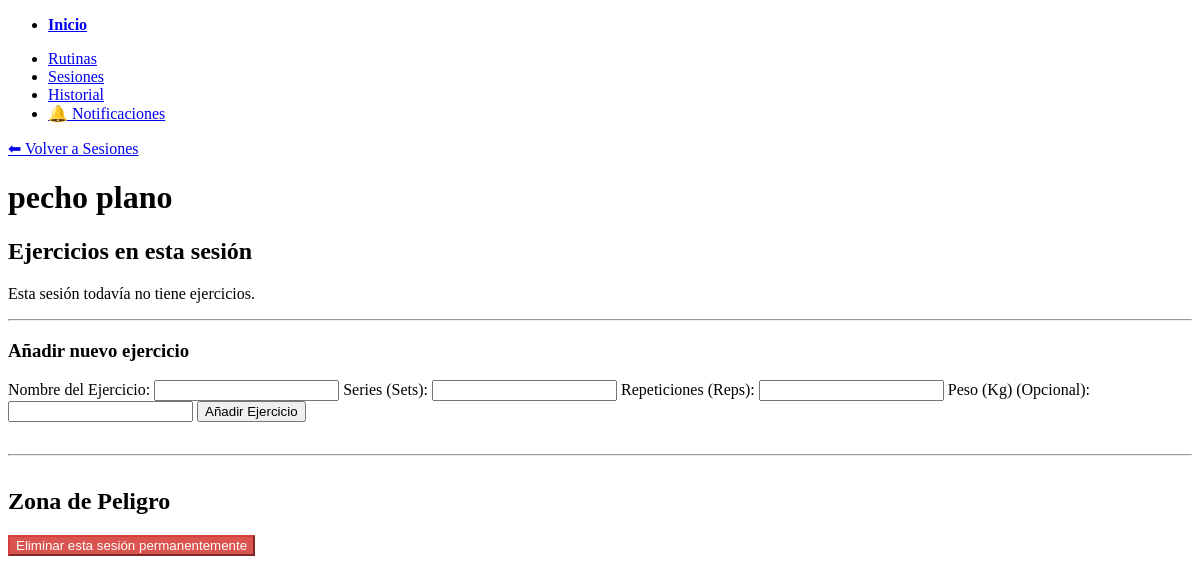
Before: /sessions/6 (signed in) with the older database file.
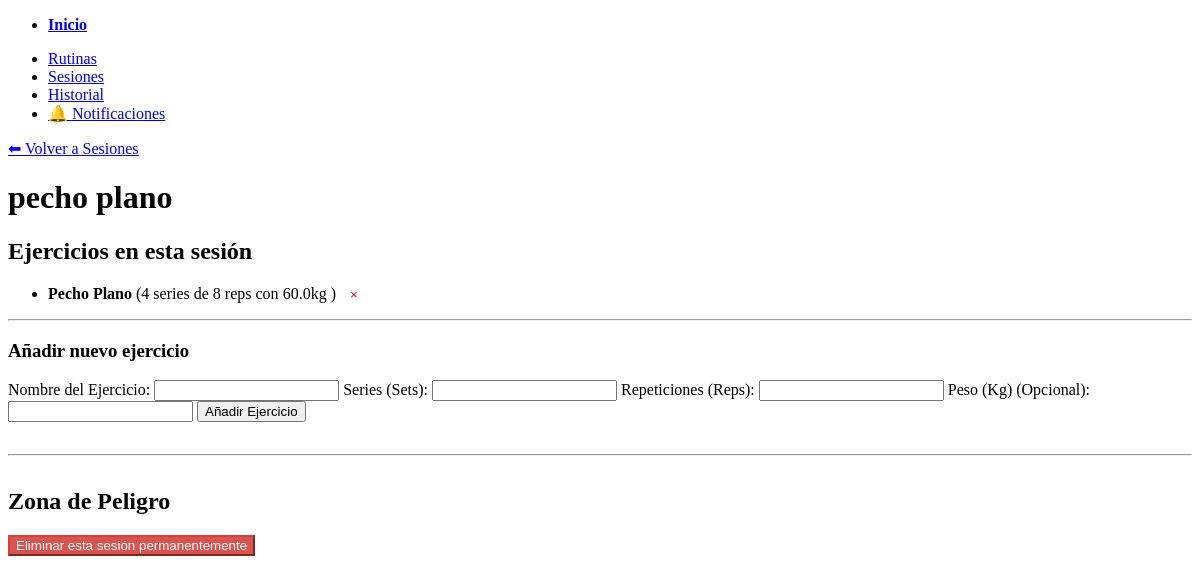
After: the same page with the newer database file.
### app/models/fitness.py (models this page shows)
class Exercise(Base):
    __tablename__ = "exercises"
    id = Column(Integer, primary_key=True)
    session_id = Column(Integer, ForeignKey("sessions.id"))
    exercise_name = Column(String)
    target_sets = Column(Integer)
    target_reps = Column(Integer)
    target_weight = Column(Float, nullable=True)
    session = relationship("Session", back_populates="exercises")
    primary_muscles = Column(JSON)   # e.g., ["pecho", "tríceps"]
    secondary_muscles = Column(JSON) # e.g., ["hombros"]
    logs = relationship("ExerciseLog",back_populates='exercise')

### app/api/routes/sessions.py (the view)
@router.get("/{session_id}", response_class=HTMLResponse)
def get_session_detail(
    request: Request,
    session_id: int,
    db: Session = Depends(get_db),
    current_user: User = Depends(get_current_user)
):
    session = db.query(FitnessSession).filter(
        FitnessSession.id == session_id,
        FitnessSession.creator_id == current_user.id
    ).first()
    if not session:
        raise HTTPException(status_code=404, detail="Sesión no encontrada o no te pertenece")
    return templates.TemplateResponse("session_detail.html", {
        "request": request,
        "session": session
    })

### app/templates/session_detail.html (shortened to what this page needs)
{% extends "base.html" %}
{% block content %}
<a href="/sessions">⬅ Volver a Sesiones</a>
<h1>{{ session.session_name }}</h1>
<h2>Ejercicios en esta sesión</h2>
{% if session.exercises %}
    <ul>
    {% for ex in session.exercises %}
        <li>
            <strong>{{ ex.exercise_name }}</strong>
            ({{ ex.target_sets }} series de {{ ex.target_reps }} reps
            {% if ex.target_weight %}
                con {{ ex.target_weight }}kg
            {% endif %}
            )
            <form action="/sessions/exercise/{{ ex.id }}/delete" method="post" style="display: inline; margin-left: 10px;">
                <button type="submit" style="background: transparent; border: none; color: red; cursor: pointer; padding: 0;">
                    &times;
                </button>
            </form>
        </li>
    {% endfor %}
    </ul>
{% else %}
    <p>Esta sesión todavía no tiene ejercicios.</p>
{% endif %}
<hr>
<h3>Añadir nuevo ejercicio</h3>
<form action="/sessions/{{ session.id }}/add_exercise" method="post">
    <label>Nombre del Ejercicio:</label>
    <input type="text" name="exercise_name" required>
    <label>Series (Sets):</label>
    <input type="number" name="target_sets" required>
    <label>Repeticiones (Reps):</label>
    <input type="number" name="target_reps" required>
    <label>Peso (Kg) (Opcional):</label>
    <input type="number" step="0.1" name="target_weight">
    <button type="submit">Añadir Ejercicio</button>
</form>
<hr style="margin-top: 2em; margin-bottom: 2em;">
<h2>Zona de Peligro</h2>
<form action="/sessions/{{ session.id }}/delete" method="post">
    <button type"submit" style="background-color: #d9534f; border-color: #d43f3a; color: white;">
        Eliminar esta sesión permanentemente
    </button>
</form>
{% endblock %}

Changed rows visible on the page:
added Exercise: exercise_name "Pecho Plano", target_sets "4", target_reps "8", target_weight "60.0"
Other visible differences:
text no longer shown: "Esta sesión todavía no tiene ejercicios."
